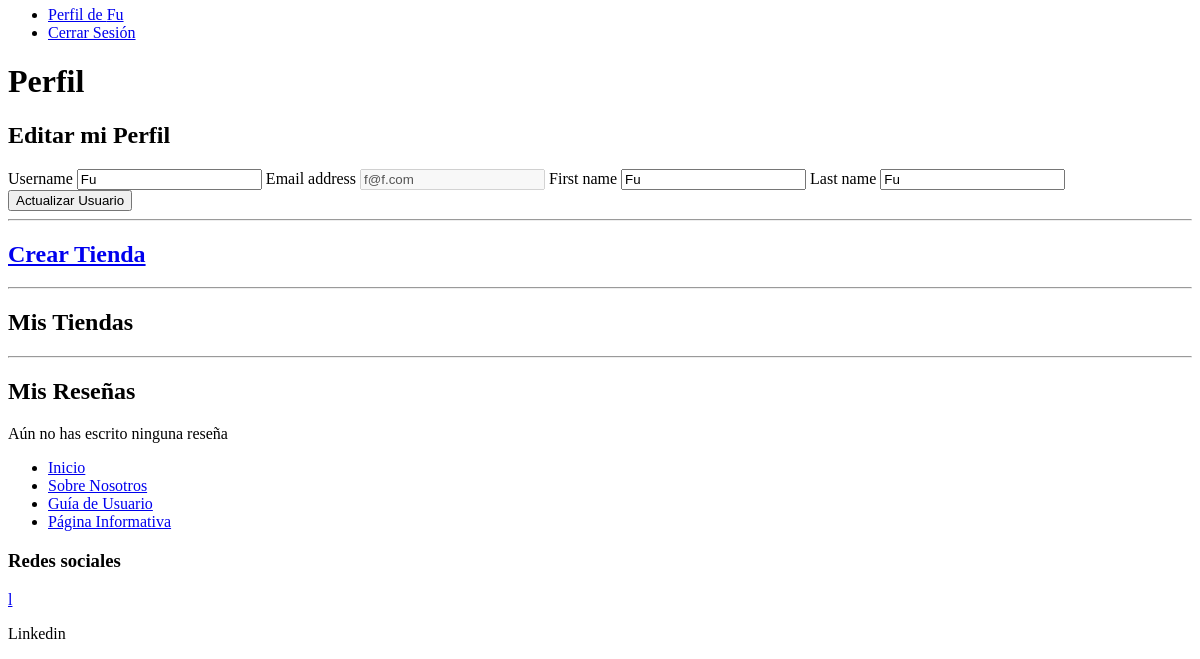
Before: /perfil/ (signed in, lower part) with the older database file.
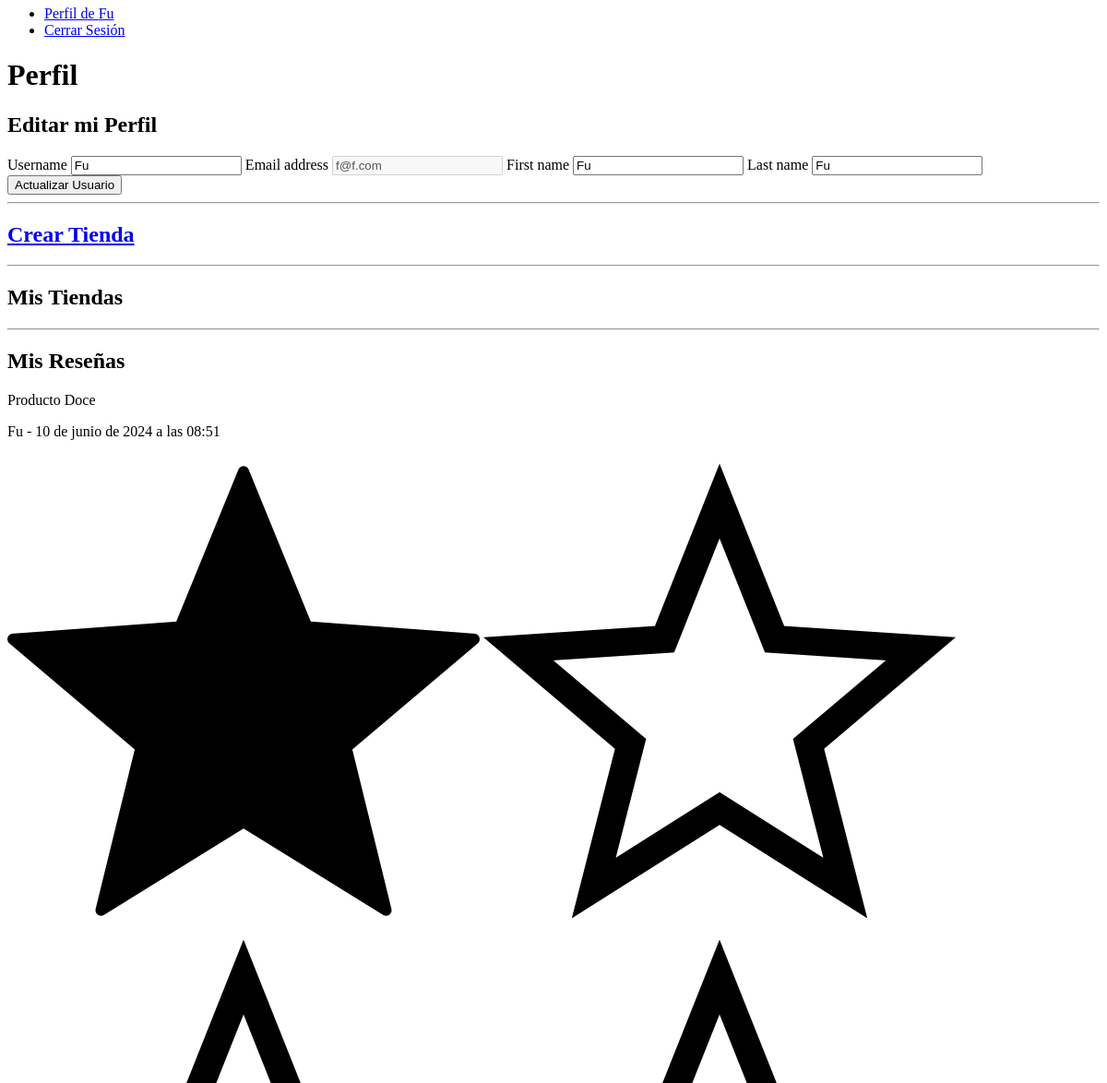
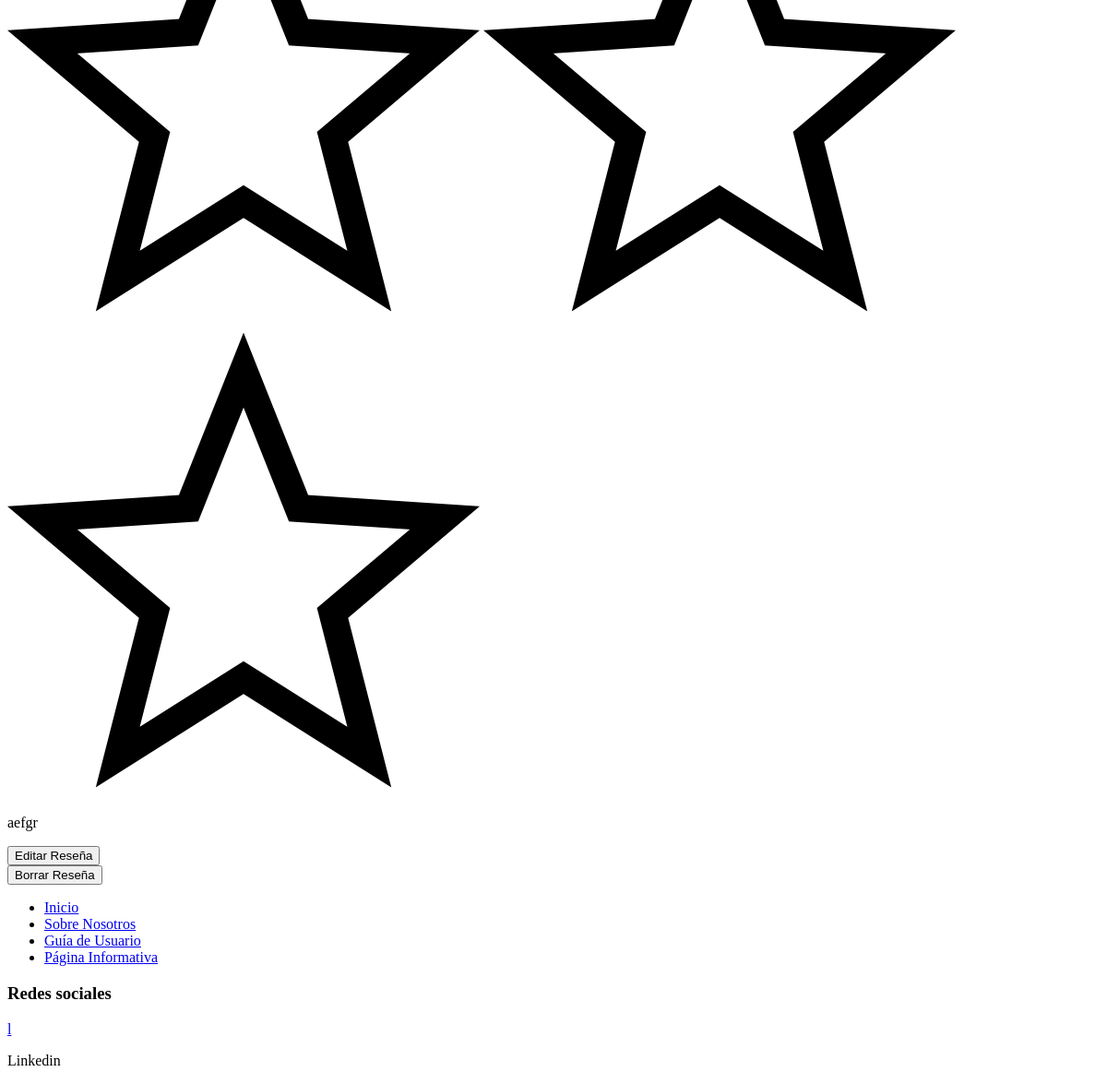
After: the same page with the newer database file (2 pictures, top to bottom).
### paginas/models.py (models this page shows, shortened)
class Pagina(models.Model): # (models.Model) para heredar
    title = models.CharField(max_length=50, verbose_name='Título')
    content = CKEditor5Field(verbose_name='Descripción', config_name='extends')
    slug = models.CharField(unique=True, max_length=150,verbose_name='URL sencilla')
    order = models.IntegerField(default=0, verbose_name='Posición')
    visible = models.BooleanField(verbose_name='Visible')
    create_at = models.DateTimeField(auto_now_add=True, verbose_name="Fecha Creación")
    updated_at = models.DateTimeField(auto_now_add=True, verbose_name="Última actualización")
    class Meta:
        verbose_name = "Página"
        verbose_name_plural = "Páginas"

### tiendas/models.py (models this page shows, shortened)
class Review(models.Model):
    detail = models.TextField(default='Detail', verbose_name='Detail', blank=True, null=True)
    review_content = models.TextField(verbose_name='Contenido', blank=True, null=True)
    rating = models.IntegerField(verbose_name='Valoración', validators=[MinValueValidator(1), MaxValueValidator(5)], blank=True, null=True)
    visible = models.BooleanField(default=True, verbose_name='Visible')
    created_at = models.DateTimeField(auto_now_add=True, verbose_name="Fecha Creación", null=True)
    updated_at = models.DateTimeField(auto_now_add=True, verbose_name="Última actualización", null=True)
    user = models.ForeignKey(User, editable=False, verbose_name='Usuario', on_delete=models.CASCADE, default=1)
    producto = models.ForeignKey(Producto, editable=False, verbose_name='Producto', on_delete=models.CASCADE, default=1)
    class Meta:
        verbose_name_plural = 'Reviews'
        ordering = ['-created_at'] # ordenar de más reciente a más antiguo

class Producto(models.Model):
    name = models.CharField(default='Producto', max_length=50, verbose_name='Producto')
    description = models.TextField(max_length=300, null=True, blank=True, verbose_name='Descripción')
    content = CKEditor5Field(verbose_name='Contenido', null=True, blank=True, config_name='extends')
    image = models.ImageField(default='null', null=True, verbose_name='Imagen principal', upload_to="productos")
    price = models.DecimalField(default=0, max_digits=5, decimal_places=2, validators=[MinValueValidator(0)], blank=True, null=True, verbose_name='Precio')
    ref = models.CharField(max_length=16, blank=True, null=True, verbose_name='Referencia') # no unique porque es único pero solo por tienda
    visible = models.BooleanField(default=True, verbose_name='Visible')
    in_stock = models.BooleanField(default=True, verbose_name='En Stock')
    stock = models.IntegerField(default=0, validators=[MinValueValidator(-1), MaxValueValidator(10000)])
    created_at = models.DateTimeField(auto_now_add=True, verbose_name="Fecha creación", null=True)
    updated_at = models.DateTimeField(auto_now_add=True, verbose_name="Última actualización", null=True)
    user = models.ForeignKey(User, editable=False, verbose_name='Usuario', on_delete=models.CASCADE, default=1) # guarda id usuario que crea el producto. Con Cascade borra todo lo creado por el usuario. editable=False para no poder elegir el usuario
    tienda = models.ForeignKey(Tienda, editable=False, verbose_name='Tienda', on_delete=models.CASCADE, default=1)
    tags = models.ManyToManyField(Tag, verbose_name='Tags', blank=True)
    class Meta:
        verbose_name_plural = 'Productos'
        ordering = ['-created_at'] # ordenar de más reciente a más antiguo

### mainApp/views.py (the view)
# urls.py: path('perfil/', views.perfil, name="perfil"),
@login_required(login_url="login")
def perfil(request):
    if request.user.is_authenticated:
        is_owner = any(group.name == 'owner' for group in request.user.groups.all())
        if request.method == 'POST':
            registerForm = UpdateUserForm(request.POST, instance=request.user)
            if registerForm.is_valid():
                registerForm.save()
                messages.success(request, 'Usuario Actualizado')
        else:
            registerForm = UpdateUserForm(instance=request.user)
        userId = request.user.pk
        tiendas = Tienda.objects.filter(user_id=userId)
        reviews = Review.objects.filter(user_id=userId).select_related('producto').order_by('-updated_at')
        try:
            change_role_instance = ChangeRole.objects.get(user=request.user)
            change_role_request = change_role_instance.change_role_request
        except ChangeRole.DoesNotExist:
            change_role_request = False
        return render(request, 'mainApp/perfil.html', {
            'title': 'Perfil',
            'tiendas': tiendas,
            'registerForm': registerForm,
            'reviews': reviews,
            'is_owner': is_owner,
            'change_role_request': change_role_request
        })
    else:
        return redirect('login')

### mainApp/forms.py
class UpdateUserForm(forms.ModelForm):
    class Meta:
        model = User
        fields = ['username', 'email', 'first_name', 'last_name']
        widgets = {
            'email': forms.TextInput(attrs={'readonly': 'readonly'}),
        }
    def __init__(self, *args, **kwargs):
        super(UpdateUserForm, self).__init__(*args, **kwargs)
        self.fields['email'].disabled = True # inhabilitar en front pero también en backend

### mainApp/context_processor.py (called while the page is built)
def get_tags(request):
    tagIdsInUse = Tienda.objects.filter(visible=True).values_list('tags', flat=True) # toma ids de tags usados en alguna tienda
    tags = Tag.objects.filter(id__in=tagIdsInUse).values_list('id', 'name') # filtra id en lista de ids
    return {
        'tags': tags,
        'ids': tagIdsInUse
    }

### paginas/context_processors.py (called while the page is built)
def get_paginas(request):
    paginas = Pagina.objects.filter(visible=True).order_by('order').values_list('id', 'title', 'slug')
    return {
        'paginas': paginas
    }

### mainApp/templates/mainApp/perfil.html (shortened to what this page needs)
{% extends 'layouts/layout.html' %}
{% block content %}
    <h1>{{title}}</h1>
    <section>
        <h2>Editar mi Perfil</h2>
        <div class="">
            <form method="post" action="">
                {% for field in registerForm %}
                    <label>{{field.label}}</label>
                    {{field}}
                {% endfor %}
                <div class="flex-end">
                    <input type="submit" value="Actualizar Usuario"/>
                </div>
            </form>
        </div>
    </section>
    {% if is_owner %}
        <hr>
        <section class="bg-white">
            <h2><a class="text-decoration" href="{%url 'createtienda' %}">Crear Tienda</a></h2>
        </section>
        <hr>
        <section class="perfil-tiendas">
            <h2 class="bg-white">Mis Tiendas</h2>
        </section>
    {% endif %}
    <hr>
    <section class="review-section">
        <h2>Mis Reseñas</h2>
        {% include "productos/forReviews.html" %}
    </section>
{% endblock %}

### mainApp/templates/layouts/layout.html (shortened to what this page needs)
{% load static %}
<!DOCTYPE html>
<html lang="es">
<head>
    {% load compress %}
    {% compress css %}
    <link rel="stylesheet" type="text/x-scss" href="{% static 'css/styles.scss' %}" media="screen">
    <link rel="stylesheet" type="text/css" href="{% static 'css/content-styles.css' %}" >
    {% endcompress %}
</head>
<body>
    <header>
        <nav>
                <ul>
                    {% if user.email %}
                    <li>
                        <a href="{% url 'perfil' %}">Perfil de {{request.user.username}}</a>
                    </li>
                    <li>
                        <a href="{% url 'logout' %}">Cerrar Sesión</a>
                    </li>
                    {% endif %}
                </ul>
        </nav>
    </header>
    <main>
        <div id="content">
            <div class="box">
                {% block content %}{% endblock %}
            </div>
        </div>
    </main>
    <footer id="footer">
        <div id="footer-wrap">
            <div class="footer-article">
                <nav id="footer-nav">
                    <ul>
                        <li><a href="{% url 'tiendas' %}">Inicio</a></li>
                        {% for pagina in paginas %}
                            <li><a href="{% url "pagina" pagina.2 %}">{{pagina.1}}</a></li>
                        {% endfor %}
                    </ul>
                </nav>
            </div>
           <div class="footer-article">
                <div id="social">
                    <h3 class="title">Redes sociales</h3>
                    <div class="aside-box">
                    <div id="linkedin" class="aside-box-partition">
                        <a href="https://www.linkedin.com/in/vpq377b83296" class="websymbols">l</a>
                        <p class="overlay">Linkedin</p>
                    </div>
                    </div>
                </div>
           </div>
        </div>
    </footer>
</body>
</html>

### tiendas/templates/productos/forReviews.html (shortened to what this page needs)
{% load static %}
{% if reviews %}
    {% for review in reviews %}
        <div class="review">
            <div class="review-content">
                {% if title == 'Perfil'  %}
                    <p>{{review.producto.name}}</p>
                {% endif %}
                <div class="review-header">
                    <p><span>{{review.user}}</span> - <span class="review-date">{{review.updated_at}}</span></p>
                    <div>
                        {% for i in '12345' %}
                            {% if i|add:"0" <= review.rating %}
                                <span class="star"><img src="{% static 'img/star_fill.png' %}" alt="Shapes and symbols icons created by lakonicon - Flaticon"></span>
                            {% else %}
                                <span class="star"><img src="{% static 'img/star_empty.png' %}" alt="Shapes and symbols icons created by lakonicon - Flaticon"></span>
                            {% endif %}
                        {% endfor %}
                    </div>
                </div>
                <p class="review-content">{{review.review_content}}</p>
            </div>
            {% if review.user.email == request.user.email %}
                <div class="review-options">
                    <form action="{% url 'editReview' review.id %}" method="post">
                        <input class="edit-button" type="submit" value="Editar Reseña">
                    </form>
                    <form action="{% url 'deleteReview' review.id %}" method="post">
                        <input class="delete-button" type="submit" value="Borrar Reseña">
                    </form>
                </div>
            {% endif %}
        </div>
    {% endfor %}
{% else %}
    <p class="m-10">Aún no has escrito ninguna reseña</p>
{% endif %}

### mainApp/static/css/content-styles.css (style rules this page uses)
:root { --ck-color-image-caption-background: hsl(0, 0%, 97%); --ck-color-image-caption-text: hsl(0, 0%, 20%); --ck-color-mention-background: hsla(341, 100%, 30%, 0.1); --ck-color-mention-text: hsl(341, 100%, 30%); --ck-color-selector-caption-background: hsl(0, 0%, 97%); --ck-color-selector-caption-text: hsl(0, 0%, 20%); --ck-highlight-marker-blue: hsl(201, 97%, 72%); --ck-highlight-marker-green: hsl(120, 93%, 68%); --ck-highlight-marker-pink: hsl(345, 96%, 73%); --ck-highlight-marker-yellow: hsl(60, 97%, 73%); --ck-highlight-pen-green: hsl(112, 100%, 27%); --ck-highlight-pen-red: hsl(0, 85%, 49%); --ck-image-style-spacing: 1.5em; --ck-inline-image-style-spacing: calc(var(--ck-image-style-spacing) / 2); --ck-todo-list-checkmark-size: 16px; }

Changed rows visible on the page:
added Review: producto.name "Producto Doce", user "Fu", updated_at "10 de junio de 2024 a las 08:51", rating 1 (drawn), review_content "aefgr"
Other visible differences:
text no longer shown: "Aún no has escrito ninguna reseña"
